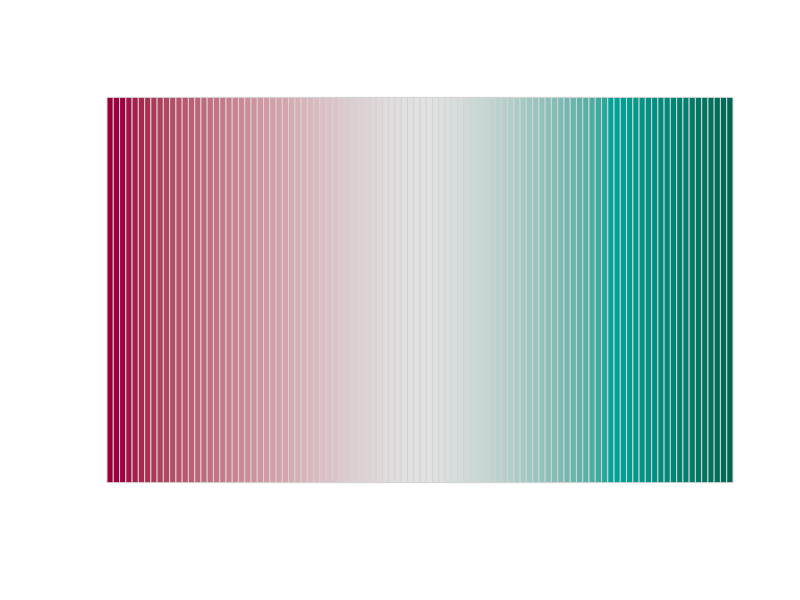
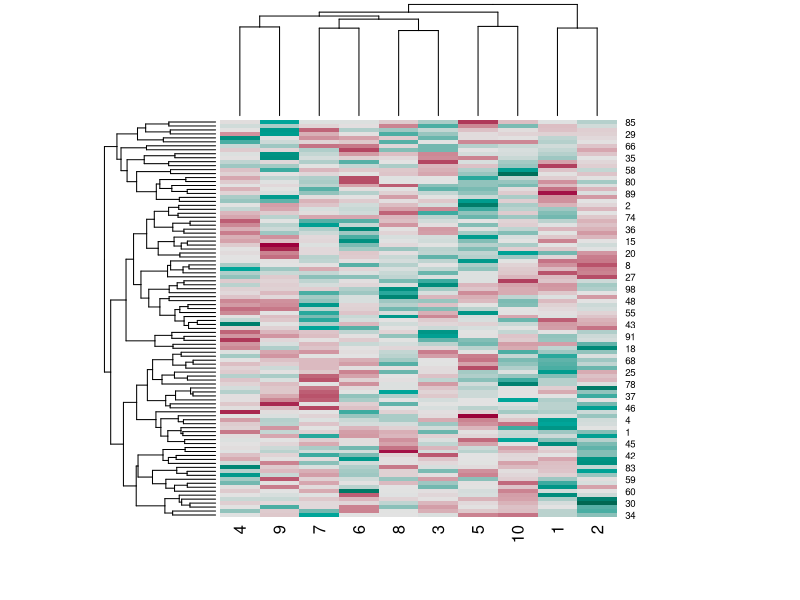
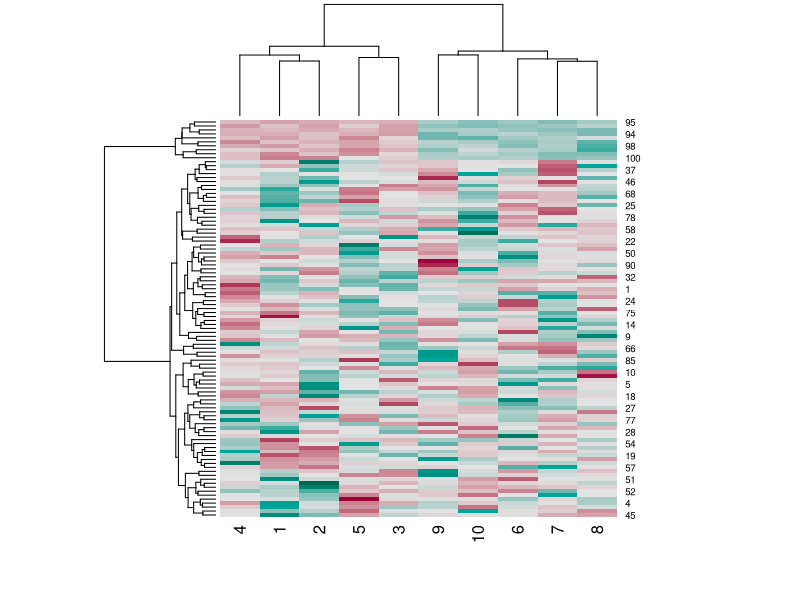
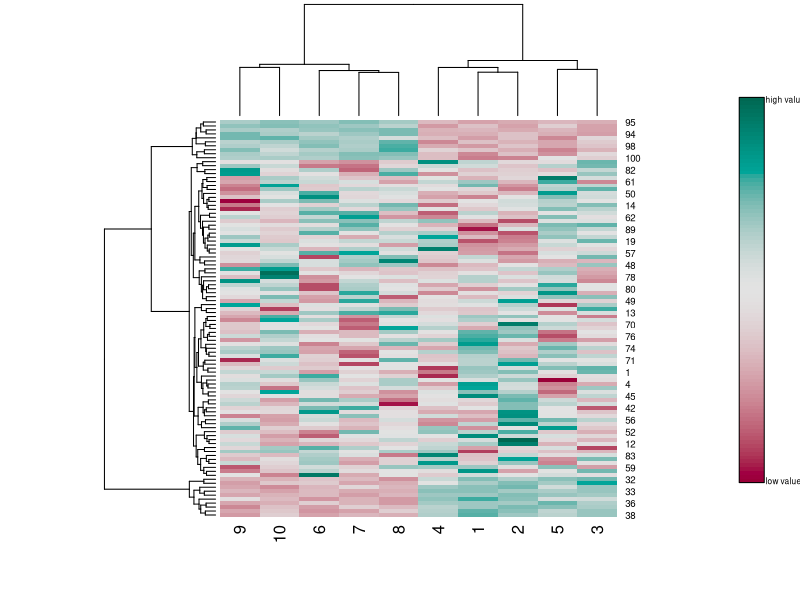

R code for these plots, in order:
########################################################
##############          FUNCTIONS          #############
########################################################

# Load Aaron's little functions for plotting with colorspace
library(colorspace)
library(plotrix)

pal <- function(col, border = "light gray", ...)
#Copy pasted from HCL-Based Color Palettes in R
#http://cran.r-project.org/web/packages/colorspace/vignettes/hcl-colors.pdf
 {
 n <- length(col)
 plot(0, 0, type="n", xlim = c(0, 1), ylim = c(0, 1),
 axes = FALSE, xlab = "", ylab = "", ...)
 rect(0:(n-1)/n, 0, 1:n/n, 1, col = col, border = border)
 }
#rainbow_hcl(10)
#pal(rainbow_hcl(50,c=100,l=80))
#pal(sequential_hcl(50))

c.r.hcl<-function(x,n=1000, ...){ #cut rainbow_hcl
  xCut<-cut(x,breaks=n)
	colors<-rainbow_hcl(n=n, ...)
	out<-colors[xCut]
	return(out)
}
c.s.hcl<-function(x,n=1000, ...){ #cut sequantial_hcl
	xCut<-cut(x,breaks=n)
	colors<-sequential_hcl(n=n, ...)[n:1]#reverse the order
	out<-colors[xCut]
	return(out)
}
c.d.hcl<-function(x,n=1000, ...){ #cut divergent_hcl
	xCut<-cut(x,breaks=n)
	colors<-diverge_hcl(n=n, ...)
	out<-colors[xCut]
	return(out)
}



########################################################
##############          HEATMAPS           #############
########################################################

mycol<-c.d.hcl(1:100,h=c(0,180),c=100)
pal(mycol)

X = matrix(rnorm(100*10),nrow=100)
heatmap(X,col=mycol)

# Add a signal to the last 10 "voxels" that creates two clusters of "people"
X = X + c(rep(0,90),rnorm(n=10,mean=6)) %*% t(rep(c(0,1),each=5))
heatmap(X,col=mycol)

# Add another signal
X = X + c(rep(0,30),rnorm(n=10,mean=-6),rep(0,60)) %*% t(rep(c(0,1),each=5))
heatmap(X,col=mycol)
color.legend(1.01, 0,1.05,1,legend=c('low values','high values'), rect.col=mycol, align='rb',gradient='y', cex=.5)
